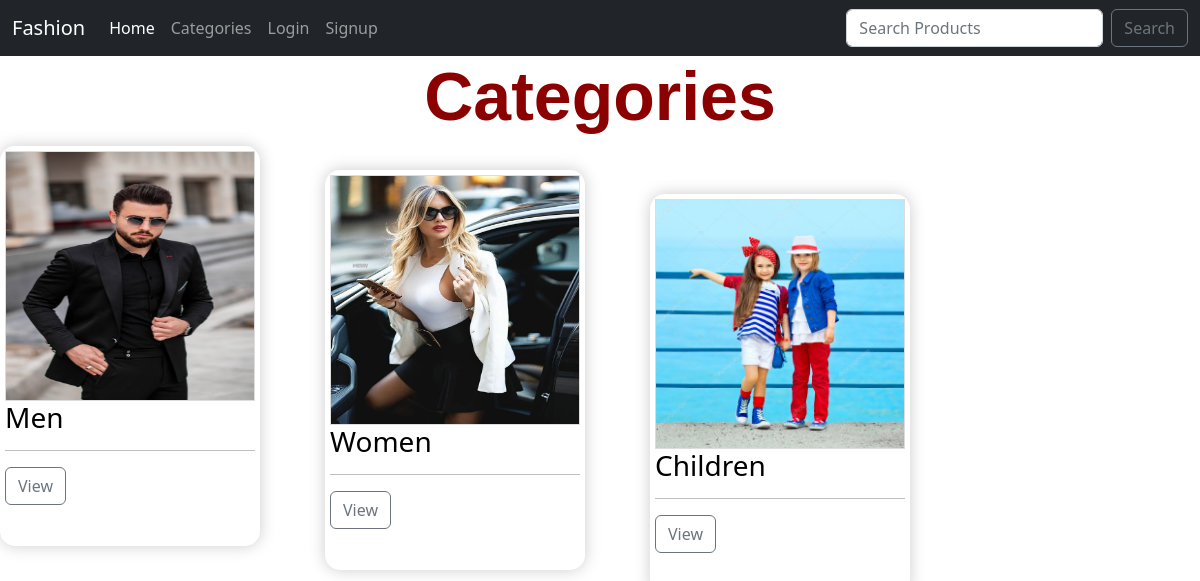
The page /category/ on the database its author committed.
### products/models.py (models this page shows, shortened)
class Category(models.Model):
    name = models.CharField(max_length=50)
    slug = models.CharField(max_length=150, null=False, blank=False)
    status = models.BooleanField(default=False, help_text="0-default, 1-Hidden")
    image = models.ImageField(upload_to="image/", blank=True, null=True)

### products/views.py (the view)
# urls.py: path("category/",views.category,name="Category"),
def category(request):
    category = Category.objects.filter(status=0)
    context = {"category": category}
    return render(request, 'category.html', context)

### templates/category.html (shortened to what this page needs)
{% extends 'base.html' %}
    {% block title %}
    {% load static %}
    <link rel="stylesheet" href="{% static 'css/homes.css' %}">
    {% endblock title %}
    {% block content %}
    <div  ><h1 class="new" > Categories </h1> </div>
    {% for categories in category %}
    <div class="product">
        <div class="div"><img  src="{{categories.image.url}}" alt="image"  class="images"></div>
        <h3>{{categories.name}}</h3>
        <hr>
        <a class="btn btn-outline-secondary" href="{% url 'products' categories.pk %}">
            View
        </a>
    </div>
    <br/>
    {% endfor %}
    {% endblock %}

### static/css/homes.css (style rules this page uses)
.new { text-align: center; font-size: 68px; font-weight: bolder; font-family: 'Lucida Sans', 'Lucida Sans Regular', 'Lucida Grande', 'Lucida Sans Unicode', Geneva, Verdana, sans-serif; color: darkred; }
.div { background: #fff; display:flex; }
.images { background: #fff; width: 250px; background-repeat: no-repeat; height: 250px; background-size: cover; border: 1px solid #ddd; }
.product { float: left; width: 25%; margin-right: 65px; box-shadow: hsl(0,0%,80%) 0 0 16px; display: block; border-radius: 15px; width: 260px; height: 400px; padding: 5px; color: black; }

### rows shown on the page
Category: image (picture), name "Men"
Category: image (picture), name "Women"
Category: image (picture), name "Children"
